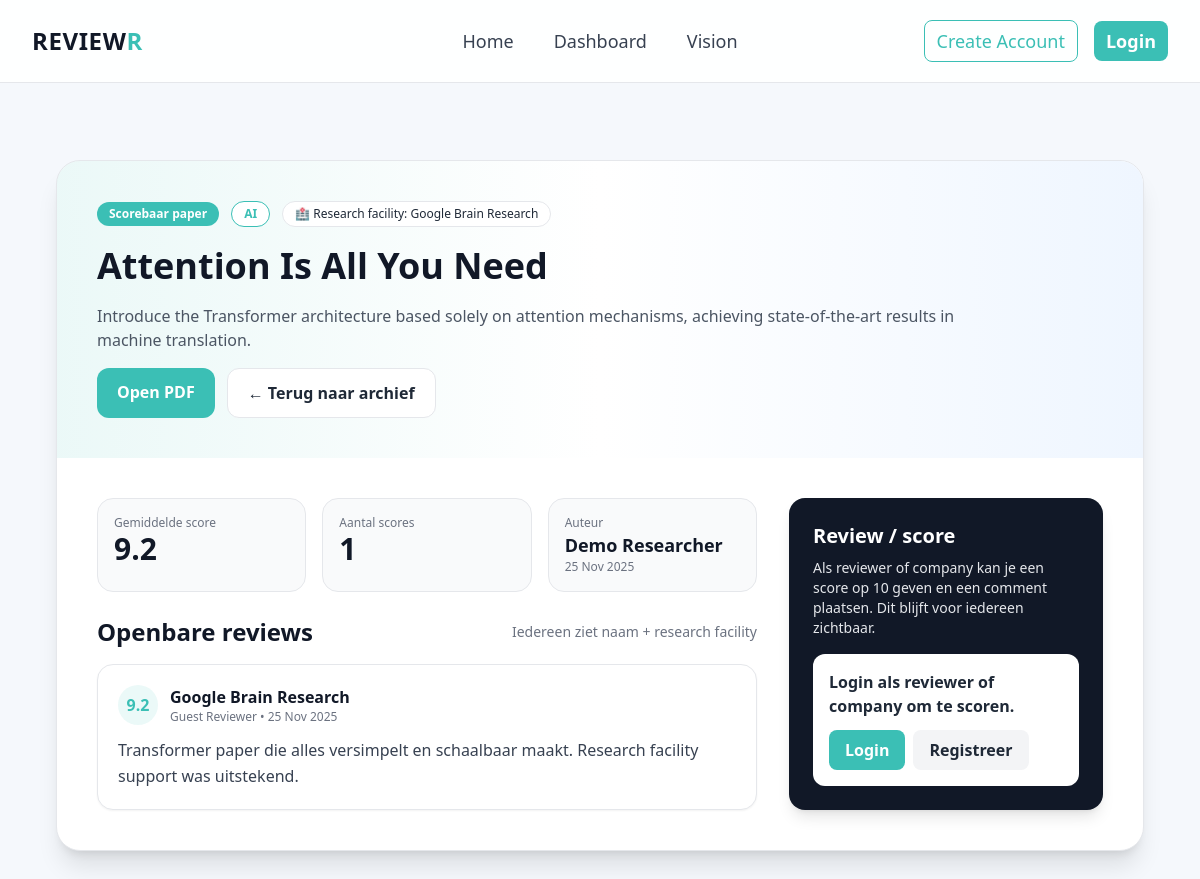
Screenshot of /papers/3 with the database file from the repository.
### app/models.py (models this page shows, shortened)
class Paper(db.Model):
    __tablename__ = "Paper"
    paper_id = db.Column(db.Integer, primary_key=True)
    user_id = db.Column(db.Integer, db.ForeignKey('User.user_id', ondelete='CASCADE'))
    title = db.Column(db.String(255), nullable=False)
    abstract = db.Column(db.Text)
    research_domain = db.Column(db.String(120), default="General", nullable=False)
    upload_date = db.Column(db.DateTime, server_default=db.func.now())
    file_path = db.Column(db.String(512), nullable=False)
    reviews = db.relationship('Review', backref='paper', lazy=True)
    companies = db.relationship('PaperCompany', back_populates='paper')

class PaperCompany(db.Model):
    __tablename__ = "PaperCompany"
    paper_id = db.Column(db.Integer, db.ForeignKey('Paper.paper_id', ondelete='CASCADE'), primary_key=True)
    company_id = db.Column(db.Integer, db.ForeignKey('Company.company_id', ondelete='CASCADE'), primary_key=True)
    paper = db.relationship('Paper', back_populates='companies')
    company = db.relationship('Company', back_populates='papers')

class Company(db.Model):
    __tablename__ = "Company"
    company_id = db.Column(db.Integer, primary_key=True)
    name = db.Column(db.String(255), nullable=False)
    industry = db.Column(db.String(255))
    papers = db.relationship('PaperCompany', back_populates='company')

class User(db.Model):
    __tablename__ = "User"
    user_id = db.Column(db.Integer, primary_key=True)
    name = db.Column(db.String(255), nullable=False)
    email = db.Column(db.String(255), unique=True, nullable=False)
    role = db.Column(db.String(100), nullable=False)
    papers = db.relationship('Paper', backref='author', lazy=True)
    reviews = db.relationship('Review', backref='reviewer', lazy=True)

class Review(db.Model):
    __tablename__ = "Review"
    review_id = db.Column(db.Integer, primary_key=True)
    paper_id = db.Column(db.Integer, db.ForeignKey('Paper.paper_id', ondelete='CASCADE'))
    reviewer_id = db.Column(db.Integer, db.ForeignKey('User.user_id', ondelete='CASCADE'))
    company_id = db.Column(db.Integer, db.ForeignKey('Company.company_id', ondelete='SET NULL'), nullable=True)
    score = db.Column(db.Float)
    comments = db.Column(db.Text)
    date_submitted = db.Column(db.DateTime, server_default=db.func.now())
    company = db.relationship('Company')

### app/routes.py (the view, shortened to what this page needs)
@main.route("/papers/<int:paper_id>", methods=["GET", "POST"])
def paper_detail(paper_id):
    try:
        ensure_demo_content()
        paper = Paper.query.options(
            joinedload(Paper.author),
            joinedload(Paper.reviews).joinedload(Review.reviewer),
            joinedload(Paper.reviews).joinedload(Review.company),
            joinedload(Paper.companies).joinedload(PaperCompany.company),
        ).get_or_404(paper_id)
        companies = Company.query.order_by(Company.name).all()
        can_review_roles = ["Reviewer", "Company", "System/Admin", "Founder"]
        can_review = session.get("user_role") in can_review_roles
        scored = [r.score for r in paper.reviews if r.score is not None]
        average_score = round(sum(scored) / len(scored), 1) if scored else None
        score_count = len(scored)
        reviews_sorted = sorted(paper.reviews, key=lambda r: r.date_submitted, reverse=True)
        return render_template(
            "paper_detail.html",
            title=paper.title,
            paper=paper,
            companies=companies,
            can_review=can_review,
            average_score=average_score,
            score_count=score_count,
            reviews_sorted=reviews_sorted,
            offline=False,
            offline_error=None,
        )
    except Exception:
        demo_companies = [SimpleNamespace(company_id=i + 1, name=c["name"]) for i, c in enumerate(DEMO_COMPANIES)]
        demo_company_lookup = {c.name: c for c in demo_companies}
        if paper_id < 1 or paper_id > len(DEMO_PAPERS):
            abort(404)
        p = DEMO_PAPERS[paper_id - 1]
        company_link = SimpleNamespace(company=demo_company_lookup.get(p["company"]))
        paper_obj = SimpleNamespace(
            paper_id=paper_id,
            title=p["title"],
            abstract=p["abstract"],
            research_domain=p["research_domain"],
            upload_date=None,
            file_path=p["file_path"],
            author=SimpleNamespace(name="Demo Author"),
            reviews=[],
            companies=[company_link],
            user_id=0,
        )
        sample_review = None
        if paper_id == 1:
            sample_review = SimpleNamespace(
                score=9.2,
                comments="Transformer paper met sterke research facility support, blijft een klassieker.",
                reviewer=SimpleNamespace(name="Guest Reviewer"),
                company=demo_company_lookup.get("Google Brain Research"),
                date_submitted=None,
            )
        elif paper_id == 2:
            sample_review = SimpleNamespace(
                score=9.5,
                comments="AlphaFold blijft een doorbraak vanuit DeepMind Research Lab.",
                reviewer=SimpleNamespace(name="Venture Partner"),
                company=demo_company_lookup.get("DeepMind Research Lab"),
                date_submitted=None,
            )
        reviews_sorted = [sample_review] if sample_review else []
        average_score = sample_review.score if sample_review else None
        score_count = 1 if sample_review else 0
        return render_template(
            "paper_detail.html",
            title=paper_obj.title,
            paper=paper_obj,
            companies=demo_companies,
            can_review=False,
            average_score=average_score,
            score_count=score_count,
            reviews_sorted=reviews_sorted,
            offline=True,
            offline_error="Database niet bereikbaar – tonen demo detail. Review indienen is tijdelijk uitgeschakeld.",
        )

### app/templates/paper_detail.html (shortened to what this page needs)
{% extends "base.html" %}
{% block content %}
{% set file_ref = paper.file_path|default('') %}
{% if file_ref %}
  {% set pdf_url = file_ref if file_ref.startswith('http') else url_for('static', filename=file_ref) %}
{% else %}
  {% set pdf_url = '#' %}
{% endif %}
<section class="bg-white border border-gray-200 rounded-3xl shadow-xl overflow-hidden">
  <div class="bg-gradient-to-r from-accent/10 via-white to-blue-50 p-10 flex flex-col gap-4">
    <div class="flex flex-wrap gap-3 items-center">
      <span class="px-3 py-1 text-xs font-semibold rounded-full bg-accent text-white">Scorebaar paper</span>
      <span class="px-3 py-1 text-xs font-semibold rounded-full bg-white text-accent border border-accent">{{ paper.research_domain }}</span>
      {% for link in paper.companies %}
        <span class="px-3 py-1 text-xs rounded-full bg-white text-gray-800 border border-gray-200">🏥 Research facility: {{ link.company.name }}</span>
      {% endfor %}
    </div>
    <h1 class="text-4xl font-extrabold text-gray-900 leading-tight">{{ paper.title }}</h1>
    <p class="text-gray-600 max-w-4xl">{{ paper.abstract }}</p>
    <div class="flex flex-wrap gap-3">
      <a href="{{ pdf_url }}" target="_blank" class="px-5 py-3 bg-accent text-white rounded-xl font-semibold hover:bg-teal-600 transition">Open PDF</a>
      <a href="{{ url_for('main.dashboard') }}" class="px-5 py-3 bg-white border border-gray-200 text-gray-800 rounded-xl font-semibold hover:bg-gray-100 transition">← Terug naar archief</a>
    </div>
  </div>
  <div class="p-10 grid md:grid-cols-3 gap-8">
    <div class="md:col-span-2 space-y-6">
      <div class="grid grid-cols-3 gap-4">
        <div class="bg-gray-50 border border-gray-200 rounded-2xl p-4">
          <p class="text-xs text-gray-500">Gemiddelde score</p>
          <p class="text-3xl font-extrabold text-gray-900">{{ average_score if average_score else '--' }}</p>
        </div>
        <div class="bg-gray-50 border border-gray-200 rounded-2xl p-4">
          <p class="text-xs text-gray-500">Aantal scores</p>
          <p class="text-3xl font-extrabold text-gray-900">{{ score_count }}</p>
        </div>
        <div class="bg-gray-50 border border-gray-200 rounded-2xl p-4">
          <p class="text-xs text-gray-500">Auteur</p>
          <p class="text-lg font-semibold text-gray-900">{{ paper.author.name if paper.author else 'Onbekend' }}</p>
          <p class="text-xs text-gray-500">{{ paper.upload_date.strftime('%d %b %Y') if paper.upload_date else '' }}</p>
        </div>
      </div>
      <div class="space-y-4">
        <div class="flex items-center justify-between">
          <h2 class="text-2xl font-bold text-gray-900">Openbare reviews</h2>
          <span class="text-sm text-gray-500">Iedereen ziet naam + research facility</span>
        </div>
        {% if reviews_sorted %}
          <div class="space-y-4">
            {% for review in reviews_sorted %}
              <div class="border border-gray-200 rounded-2xl p-5 bg-white shadow-sm">
                <div class="flex justify-between items-start">
                  <div class="flex items-center gap-3">
                    <div class="w-10 h-10 rounded-full bg-accent/10 text-accent font-bold flex items-center justify-center">
                      {% if review.score is not none %}{{ review.score }}{% else %}--{% endif %}
                    </div>
                    <div>
                      <p class="font-semibold text-gray-900">
                        {% if review.company %}{{ review.company.name }}{% else %}{{ review.reviewer.name }}{% endif %}
                      </p>
                      <p class="text-xs text-gray-500">{{ review.reviewer.name }} • {{ review.date_submitted.strftime('%d %b %Y') if review.date_submitted else '' }}</p>
                    </div>
                  </div>
                </div>
                {% if review.comments %}
                  <p class="text-gray-700 mt-3 leading-relaxed">{{ review.comments }}</p>
                {% endif %}
              </div>
            {% endfor %}
          </div>
        {% else %}
          <div class="border border-dashed border-gray-300 rounded-2xl p-6 text-gray-500 bg-gray-50">Nog geen reviews. Wees de eerste om te scoren.</div>
        {% endif %}
      </div>
    </div>
    <div class="md:col-span-1">
      <div class="bg-gray-900 text-white rounded-2xl p-6 shadow-lg sticky top-32">
        <h3 class="text-xl font-bold mb-2">Review / score</h3>
        <p class="text-sm text-gray-200 mb-4">Als reviewer of company kan je een score op 10 geven en een comment plaatsen. Dit blijft voor iedereen zichtbaar.</p>
        {% if can_review and not offline %}
          <form method="post" class="space-y-4">
            <div>
              <label class="text-sm text-gray-200">Score (0-10)</label>
              <input type="number" name="score" step="0.1" min="0" max="10"
                     class="w-full mt-2 px-3 py-2 rounded-lg text-black">
            </div>
            <div>
              <label class="text-sm text-gray-200">Comment</label>
              <textarea name="comments" rows="4" class="w-full mt-2 px-3 py-2 rounded-lg text-black" placeholder="Wat viel op? Wat zijn de next steps?"></textarea>
            </div>
            <div>
              <label class="text-sm text-gray-200">Research facility (optioneel)</label>
              <select name="company_id" class="w-full mt-2 px-3 py-2 rounded-lg text-black">
                <option value="">- Geen facility koppelen -</option>
                {% for company in companies %}
                  <option value="{{ company.company_id }}">{{ company.name }}</option>
                {% endfor %}
              </select>
              <p class="text-xs text-gray-300 mt-1">Toont de onderzoekslocatie bij je review, niet het bedrijf dat de paper ontvangt.</p>
            </div>
            <button type="submit" class="w-full py-3 bg-accent text-gray-900 font-semibold rounded-lg hover:bg-white transition">Review publiceren</button>
          </form>
        {% else %}
          <div class="bg-white text-gray-800 rounded-xl p-4">
            {% if offline %}
              <p class="font-semibold">Offline demo: review indienen staat tijdelijk uit.</p>
            {% else %}
              <p class="font-semibold">Login als reviewer of company om te scoren.</p>
              <div class="flex gap-2 mt-3">
                <a href="{{ url_for('main.login') }}" class="px-4 py-2 bg-accent text-white rounded-lg font-semibold hover:bg-teal-600 transition">Login</a>
                <a href="{{ url_for('main.register') }}" class="px-4 py-2 bg-gray-100 text-gray-800 rounded-lg font-semibold hover:bg-gray-200 transition">Registreer</a>
              </div>
            {% endif %}
          </div>
        {% endif %}
      </div>
    </div>
  </div>
</section>
{% endblock %}

### app/templates/base.html (style rules this page uses)
html, body { background-color: #f5f8fc !important; color: #222 !important; overflow-x: hidden; height: 100%; }

### rows the page displays
Paper: research_domain "AI", title "Attention Is All You Need", abstract "Introduce the Transformer architecture based solely on attention mechanisms, achieving state-of-the-art results in machine translation.", upload_date "25 Nov 2025"
PaperCompany: company.name "Google Brain Research"
User: author "Demo Researcher"
Review: score "9.2", company.name "Google Brain Research", reviewer.name "Guest Reviewer", date_submitted "25 Nov 2025", comments "Transformer paper die alles versimpelt en schaalbaar maakt. Research facility support was uitstekend."

### other values shown
{{ average_score if average_score else '--' }} "9.2"
{{ score_count }} "1"
